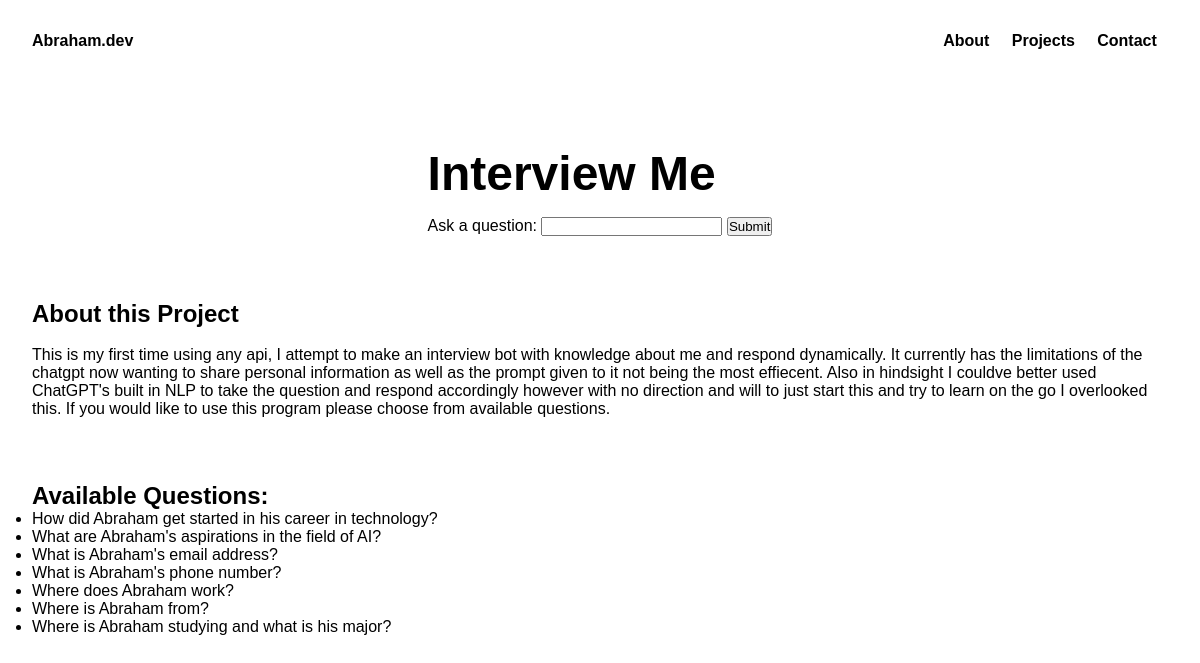
Screenshot of /project with the database file from the repository.
### tables this page shows
CREATE TABLE personal_info (
        id INTEGER PRIMARY KEY,
        keyword TEXT NOT NULL,
        answer TEXT NOT NULL
    );

### server.py (the view, shortened to what this page needs)
@app.route('/project', methods=['GET', 'POST'])
def project():
    question = ""
    answer = ""
    questions = get_all_questions()
    return render_template('projects.html', question=question, answer=answer, questions=questions)

### server.py (called while the page is built)
def get_all_questions():
    conn = sqlite3.connect('interview_data.db')
    cursor = conn.cursor()
    cursor.execute("SELECT keyword FROM personal_info UNION SELECT question FROM interview_qa")
    questions = cursor.fetchall()
    conn.close()
    return [q[0] for q in questions]

### templates/projects.html (shortened to what this page needs)
<!DOCTYPE html>
<html lang="en">
<head>
    <link rel="stylesheet" href="{{ url_for('static', filename='style.css') }}">
</head>
<body>
    <header>
        <a href="{{ url_for('index') }}"><h1 class="title"> Abraham.dev</h1></a>
        <nav>
            <a href="{{ url_for('about') }}">About</a>
            <a href="{{ url_for('project') }}">Projects</a>
            <a href="{{ url_for('contact') }}">Contact</a>
        </nav>
    </header>
    <section>
        <div class="bio">
            <div class="bio-text">
                <h1 class="bio-text-title">Interview Me</h1>
                <form method="POST" action="{{ url_for('project') }}">
                    <label for="question">Ask a question:</label>
                    <input type="text" id="question" name="question">
                    <button type="submit">Submit</button>
                </form>
            </div>
        </div>
    </section>
    <section>
        <h2>About this Project</h2> <br>
        <p>This is my first time using any api, I attempt to make an interview bot with knowledge about me and respond dynamically. It currently has the limitations of the chatgpt now wanting to share personal information as well as the prompt given to it not being the most effiecent. Also in hindsight I couldve better used ChatGPT's built in NLP to take the question and respond accordingly however with no direction and will to just start this and try to learn on the go I overlooked this. If you would like to use this program please choose from available questions.</p>
    </section>
    <section>
        <div class="questions-list">
            <h2>Available Questions:</h2>
            <ul>
                {% for question in questions %}
                    <li>{{ question }}</li>
                {% endfor %}
            </ul>
        </div>
    </section>
</body>
</html>

### static/style.css (style rules this page uses)
* { margin: 0; padding: 0; font-family: 'Poppins', sans-serif; box-sizing: border-box; text-decoration: none; color: black; max-width: 100%; }
header { margin: 2rem; display: flex; flex-direction: row; justify-content: space-between; font-size: large; }
nav { display: flex; }
a { margin: 0 .7rem; font-weight:bolder; font-size: 1rem; }
a:first-child { margin-left: 0; }
.title { font-weight:bolder; font-size: 1rem; margin-bottom: 1rem; }
section { display: flex; flex-direction: column; padding: 2rem; width: 100%; }
.bio { display: flex; width: 80%; margin: auto; align-items: center; justify-content: center; }
.bio-text { display: flex; flex-direction: column; justify-content: center; padding: 0 3rem; max-width:60%; }
.bio-text-title { font-size: 3rem; padding: 1rem 0; }

### rows the page displays
personal_info: keyword "What is Abraham's email address?"
personal_info: keyword "What is Abraham's phone number?"
personal_info: keyword "Where does Abraham work?"
personal_info: keyword "Where is Abraham from?"
personal_info: keyword "Where is Abraham studying and what is his major?"

### other values shown
{{ question }} "How did Abraham get started in his career in technology?" "What are Abraham's aspirations in the field of AI?"
